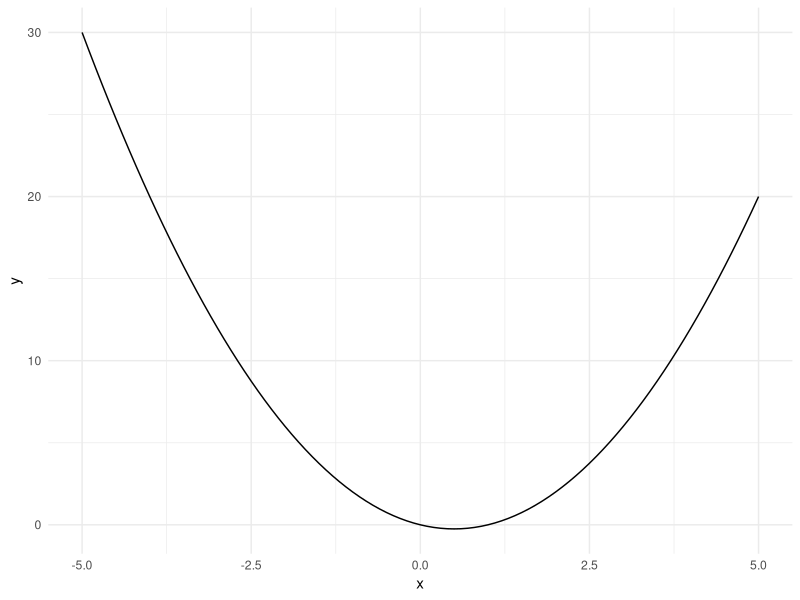

This chart was generated by the following R code:
## ---- chunk 1
# Comparing two strings
"Hello" == "Hello"

"Hello" == "hello"


# Comparing two integers
2 == 2

2 == 3


# Comparing two reals
3.14 == 3.14

3.14 == 3.1415

## ---- chunk 2
# Comparing two strings
"Hello" != "Hello"

"Hello" != "hello"


# Comparing two integers
2 != 2

2 != 3


# Comparing two doubles
3.14 != 3.14

3.14 != 3.1415

## ---- chunk 3
# Assigning a string to a variable
x <- "Hello"
## ---- chunk 4
# Comparing a variable with a string
x == "Hello"

x == "hello"


# Comparing a variable with another variable
y <- "World"
x == y

y <- "Hello"
x == y


# Comparing a variable with itself
x == x

## ---- chunk 5
# Using the AND operator
TRUE & TRUE

TRUE & FALSE

FALSE & TRUE

FALSE & FALSE


# Using the OR operator
TRUE | TRUE

TRUE | FALSE

FALSE | TRUE

FALSE | FALSE

## ---- chunk 6
# Assigning a value to a variable
x <- 10

# Using an if statement
if (x > 0) {
  print("x is positive")
}
## ---- chunk 7
# Assigning a value to a variable
x <- 10

# Using an if - else if - else statement
if (x < 0) {
  print("x is negative")
} else if (x == 0) {
  print("x is zero")
} else {
  print("x is positive")
}
# x is positive
## ---- chunk 8
# Assigning a value to a variable
n <- 12

# Using two if statements
if (n %% 2 == 0) {
  print("n is divisible by 2")
}
if (n %% 3 == 0) {
  print("n is divisible by 3")
}
# n is divisible by 2
# n is divisible by 3
## ---- chunk 9
# Assigning a value to a variable
x <- -10

# Using a nested if statement
if (x > 0) {
  if (x > 10) {
    print("x is positive and greater than 10")
  } else {
    print("x is positive and less than or equal to 10")
  }
} else {
  if (x < -10) {
    print("x is negative and less than -10")
  } else {
    print("x is negative and greater than or equal to -10")
  }
}
## ---- chunk 10
# Assigning a value to a variable
n <- 15

# Playing FizzBuzz
if (n %% 3 == 0 & n %% 5 == 0) {
  print("FizzBuzz")
} else if (n %% 3 == 0) {
  print("Fizz")
} else if (n %% 5 == 0) {
  print("Buzz")
} else {
  print(n)
}
## ---- chunk 11
# collate strings
paste0("a", "b", "b", "c")

# you can also collate strings saved in variables
string_in_a_variable <- "mia"
paste0("mamma", string_in_a_variable)
## ---- chunk 12
# Creating a vector in R
x <- c(1, 2, 3)
x
## ---- chunk 13
library(tidyverse)
## ---- chunk 14
# Creating a sequence of integers from -5 to 10
x <- -5:10
x
## ---- chunk 15
# Creating a sequence of numbers from 0 to 1, with a step size of 0.1
x <- seq(from = 0, to = 1, by = 0.1)
x

# Creating a sequence of numbers from 0 to 1, with a length of 11
y <- seq(from = 0, to = 1, length.out = 11)
y
## ---- chunk 16
# Creating an empty vector of type numeric and length 5
x <- vector(mode = "numeric", length = 5)
x
## ---- chunk 17
x <- 1:5

# Raw vector
x

# Adding a scalar to a vector
x + 1

# Subtracting a scalar from a vector
x - 1

# Multiplying a vector by a scalar
x * 2

# Dividing a vector by a scalar
x / 2
## ---- chunk 18
# Creating a vector of angles in radians
x <- c(0, pi/2, pi, 3*pi/2)
x

# Applying the sin function on the vector elementwise
sin(x)
## ---- chunk 19
# Creating two vectors of the same length
x <- 1:4
y <- 5:8

# Doing elementwise product of two vectors
x * y

# Doing elementwise sum of two vectors
x + y
## ---- chunk 20
# Doing the dot product of two vectors
x %*% y
## ---- chunk 21
# Creating a vector of numbers
x <- 1:4

# Checking the size of the vector
length(x)

# Checking the dimension of the vector
dim(x)
## ---- chunk 22
# The index will be
    #  1  2  3  4
x <- c(1, 2, 3, 4)
## ---- chunk 23
# Accessing the first element of the vector
x[1]

# Accessing the last element of the vector
x[length(x)]

# Accessing any element of the vector
x[3]
## ---- chunk 24
# Creating a vector of the first 6 integers
x <- 1:6

# Accessing the first three elements of the vector
x[1:3]

# Accessing the last three elements of the vector
# index is 4, 5, 6
x[(length(x) - 2):length(x)]

# Accessing the even-indexed elements of the vector
x[seq(from = 2, to = length(x), by = 2)]
## ---- chunk 25
# Accessing element 2, 5 and 6 of the vector
x[c(2, 5, 6)]

# note how in this way we can shuffle order!
x[c(2, 6, 5)]
## ---- chunk 26
# boolean index vector:
#                    2                   5     6
index <- c(FALSE, TRUE, FALSE, FALSE, TRUE, TRUE)

# Accessing element 2, 5 and 6 of the vector
x[index]
## ---- chunk 27
# Creating a vector of numbers
x <- c(1, 2, 3, 4, 5, 6)

# Accessing the elements that are greater than 3 of the vector
x[x > 3]

# Accessing even elements 
x[x %% 2 == 0]
## ---- chunk 28
# Creating a vector of numbers
x <- c(1, 2, 3, 4)

# Overwriting the first element of the vector
x[1] <- 10
x

# Overwriting the last element of the vector
x[length(x)] <- 20
x

# Overwriting any element of the vector
x[3] <- 30
x
## ---- chunk 29
x <- 1:100

fizz_index <- x %% 3 == 0
buzz_index <- x %% 5 == 0

x[fizz_index] <- "fizz"
x[buzz_index] <- "buzz"
x[fizz_index & buzz_index] <- "fizzbuzz"
x
## ---- chunk 30
library(ggplot2)
quad_df <- data.frame(x = seq(-5, 5, by = 0.1)) |>
  mutate(y = x^2 - x)
ggplot(quad_df) + aes(x = x, y= y) + geom_line() + theme_minimal()
## ---- chunk 31
# Create a sequence of numbers 
# from -5 to 5 with increments of 0.1
x <- seq(-5, 5, by = 0.1)

# Compute the value of x^2 - x for each
# element of x and assign it to y
y <- x^2 - x
## ---- chunk 32
# Find the maximum value of y
max(y)

# Find the minimum value of y
min(y)

# Find the index of the element
# in y that has the maximum value
which.max(y)

# Find the index of the element
# in y that has the minimum value
which.min(y)

# Find the minimum value of y
# (equivalent to above, why?)
y[which.min(y)]

# Check which elements of y are 
# less than 0 and return a logical vector
neg_index <- y < 0

# Find the indices of the elements
# in y that are less than 0
which(neg_index)

# print the elements in y that are less than 0
y[which(neg_index)]
